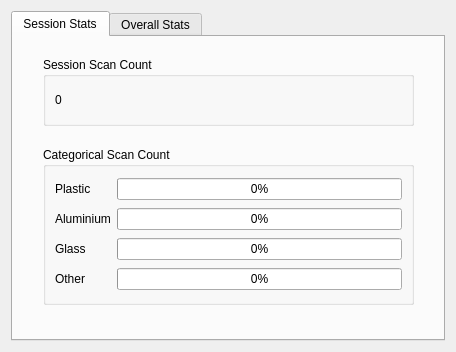
<?xml version="1.0" encoding="UTF-8"?>
<ui version="4.0">
 <class>StatisticsMenu</class>
 <widget class="QDialog" name="StatisticsMenu">
  <property name="geometry">
   <rect>
    <x>0</x>
    <y>0</y>
    <width>456</width>
    <height>352</height>
   </rect>
  </property>
  <property name="windowTitle">
   <string>Statistics</string>
  </property>
  <layout class="QGridLayout" name="gridLayout">
   <item row="0" column="0">
    <widget class="QTabWidget" name="tabWidget">
     <property name="currentIndex">
      <number>0</number>
     </property>
     <widget class="QWidget" name="session_stats_tab">
      <attribute name="title">
       <string>Session Stats</string>
      </attribute>
      <widget class="QGroupBox" name="scan_count_box">
       <property name="geometry">
        <rect>
         <x>30</x>
         <y>20</y>
         <width>371</width>
         <height>69</height>
        </rect>
       </property>
       <property name="title">
        <string>Session Scan Count</string>
       </property>
       <layout class="QHBoxLayout" name="horizontalLayout">
        <item>
         <widget class="QLabel" name="scan_count_label">
          <property name="text">
           <string>0</string>
          </property>
         </widget>
        </item>
       </layout>
      </widget>
      <widget class="QGroupBox" name="category_count_box">
       <property name="geometry">
        <rect>
         <x>30</x>
         <y>110</y>
         <width>371</width>
         <height>158</height>
        </rect>
       </property>
       <property name="title">
        <string>Categorical Scan Count</string>
       </property>
       <layout class="QGridLayout" name="gridLayout_2">
        <item row="3" column="0">
         <widget class="QLabel" name="glass_lvl">
          <property name="text">
           <string>Glass</string>
          </property>
         </widget>
        </item>
        <item row="0" column="1">
         <widget class="QProgressBar" name="plastic_progressbar">
          <property name="value">
           <number>0</number>
          </property>
         </widget>
        </item>
        <item row="2" column="0">
         <widget class="QLabel" name="aluminium_lbl">
          <property name="text">
           <string>Aluminium</string>
          </property>
         </widget>
        </item>
        <item row="2" column="1">
         <widget class="QProgressBar" name="aluminium_progressbar">
          <property name="value">
           <number>0</number>
          </property>
         </widget>
        </item>
        <item row="3" column="1">
         <widget class="QProgressBar" name="glass_progressbar">
          <property name="value">
           <number>0</number>
          </property>
         </widget>
        </item>
        <item row="0" column="0">
         <widget class="QLabel" name="plastic_lbl">
          <property name="text">
           <string>Plastic</string>
          </property>
         </widget>
        </item>
        <item row="4" column="0">
         <widget class="QLabel" name="other_lbl">
          <property name="text">
           <string>Other</string>
          </property>
         </widget>
        </item>
        <item row="4" column="1">
         <widget class="QProgressBar" name="other_progressbar">
          <property name="value">
           <number>0</number>
          </property>
         </widget>
        </item>
       </layout>
      </widget>
     </widget>
     <widget class="QWidget" name="overall_stats_tab">
      <attribute name="title">
       <string>Overall Stats</string>
      </attribute>
      <widget class="QLabel" name="label">
       <property name="geometry">
        <rect>
         <x>30</x>
         <y>30</y>
         <width>271</width>
         <height>81</height>
        </rect>
       </property>
       <property name="text">
        <string>&lt;html&gt;&lt;head/&gt;&lt;body&gt;&lt;p&gt;For overall stats across all sessions, click the button to go to the dashboard.&lt;/p&gt;&lt;p&gt;(Requires database to be enabled)&lt;/p&gt;&lt;/body&gt;&lt;/html&gt;</string>
       </property>
       <property name="wordWrap">
        <bool>true</bool>
       </property>
      </widget>
      <widget class="QPushButton" name="pushButton">
       <property name="geometry">
        <rect>
         <x>30</x>
         <y>120</y>
         <width>261</width>
         <height>29</height>
        </rect>
       </property>
       <property name="text">
        <string>Go to Dashboard</string>
       </property>
      </widget>
     </widget>
    </widget>
   </item>
  </layout>
 </widget>
 <resources/>
 <connections/>
</ui>
